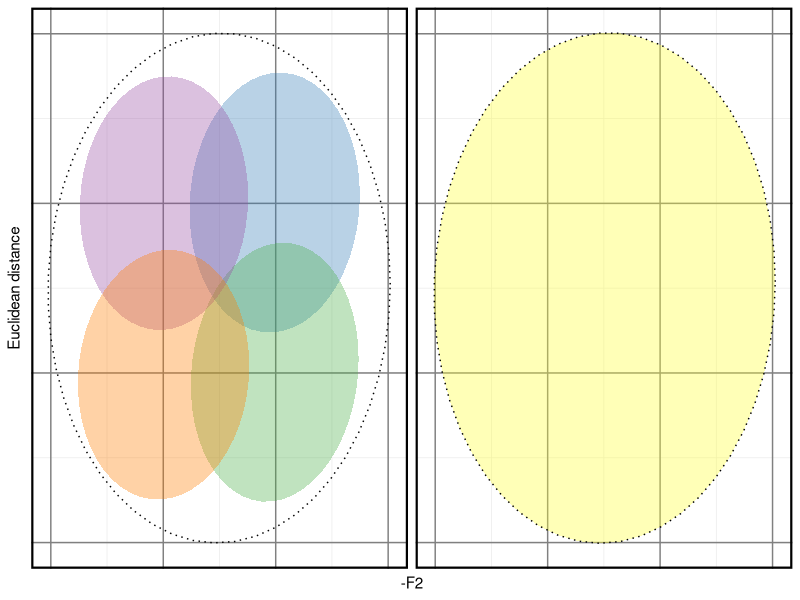

R code for this plot: (Note: this script raises an error after producing the figure.)
library(MASS)
library(ggplot2)
mu <- c(1,1)    
Sigma <- matrix(c(.125, .01, .125, .125), 2)  # Covariance matrix
bivn <- mvrnorm(5000, mu = mu, Sigma = Sigma )
data<-data.frame(x=bivn[,1],y=bivn[,2],vowel='BACK_DIP',v='/o/')
mu <- c(1,0)
Sigma <- matrix(c(.125, .01, .125, .125), 2)  # Covariance matrix
bivn <- mvrnorm(5000, mu = mu, Sigma = Sigma )
data<-rbind(data,data.frame(x=bivn[,1],y=bivn[,2],vowel='BACK_MONO',v='/o/'))
mu <- c(0,0)
Sigma <- matrix(c(.125, .01, .125, .125), 2)  # Covariance matrix
bivn <- mvrnorm(5000, mu = mu, Sigma = Sigma )
data<-rbind(data,data.frame(x=bivn[,1],y=bivn[,2],vowel='FRONT_MONO',v='/o/'))
mu <- c(0,1)
Sigma <- matrix(c(.125, .01, .125, .125), 2)  # Covariance matrix
bivn <- mvrnorm(5000, mu = mu, Sigma = Sigma )
data<-rbind(data,data.frame(x=bivn[,1],y=bivn[,2],vowel='FRONT_DIP',v='/o/'))
mu <- c(mean(data$x),mean(data$y))
Sigma <- matrix(c(.5, .01, .5, .5), 2)  # Covariance matrix
bivn <- mvrnorm(5000, mu = mu, Sigma = Sigma )
data<-rbind(data,data.frame(x=bivn[,1],y=bivn[,2],vowel='u',v='/u/'))


mu <- c(mean(data$x),mean(data$y))
Sigma <- matrix(c(.5, .01, .5, .5), 2)  # Covariance matrix
bivn <- mvrnorm(5000, mu = mu, Sigma = Sigma )
categories<-rbind(data[data$vowel=='u',],data.frame(x=bivn[,1],y=bivn[,2],vowel='ALL',v='/o/'))


ggplot(data,aes(x=x,y=y,fill=vowel))+stat_ellipse(geom='polygon',alpha=0.35)+stat_ellipse(data=categories,aes(x=x,y=y),linetype='dotted')+theme_bw()+scale_fill_brewer(palette='Set1')+theme(axis.text=element_blank(),axis.ticks=element_blank(),legend.position='none',panel.border=element_rect(size=1.5,color='black'),strip.background = element_blank(),strip.text.x = element_blank(),panel.grid.major = element_line(colour = "#808080"))+xlab('-F2')+ylab('Euclidean distance')+facet_wrap(~v)+ggsave('/Users/pplsuser/Desktop/PWL_submission/predictions.pdf',width=6,height=3,device=cairo_pdf)
